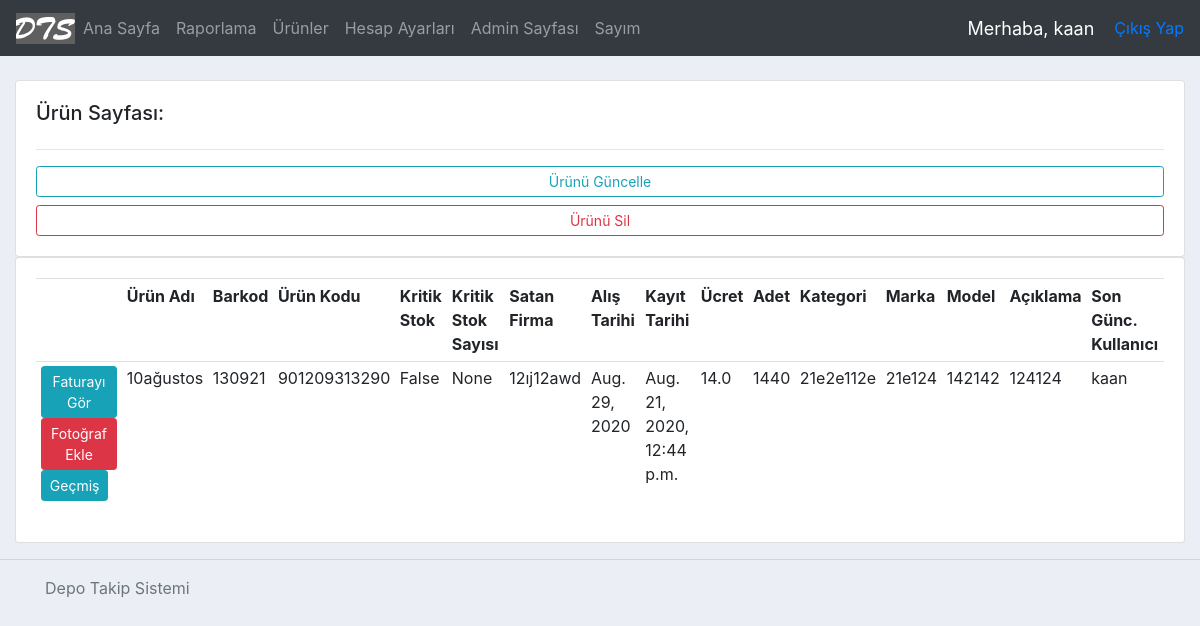
/productPage/59/ (signed in), run on the app's committed database.
### accounts/models.py (models this page shows, shortened)
class Product(models.Model):
    name = models.CharField(max_length=200)
    barcode = models.CharField(max_length=48)
    code = models.CharField(max_length=255)
    criticalStock = models.BooleanField(default=False) #kritik stok
    criticalStockAmt = models.IntegerField(null=True, blank=True)
    photo = models.ImageField(blank=True, null=True)
    vendor = models.CharField(max_length=200) #alınan firma
    dateBought = models.DateField(null=True) #satın alınan tarih
    regDate = models.DateTimeField( auto_now_add=True, null=True ) #ürünün kayıt edildiği tarih
    price = models.FloatField() #ürünün fiyatı
    amount = models.IntegerField() #ürünün adeti
    category = models.CharField(max_length=200) #ürünün kategorisi
    brand = models.CharField(max_length = 200) #ürünün markası
    model = models.CharField(max_length = 200, blank=True, null=True)
    description = models.CharField(max_length = 400, blank=True, null=True) #açıklama
    editor = models.CharField(max_length = 200) #ürünü kaydeden/silen kullanıcı
    invoice = models.OneToOneField('Invoice', on_delete=models.CASCADE, related_name="fatura", null=True, blank=True )
    history = HistoricalRecords(
        history_change_reason_field=models.TextField(null=True, max_length=255)
    )
    lastStocktakeTime = models.DateTimeField(blank=True, null=True) #son sayım yapılan tarih

### accounts/views.py (the view)
# urls.py: path('productPage/<str:pk>/', views.productPage, name='productPage'),
@login_required(login_url='login')
def productPage(request, pk):
    product = Product.objects.get(id=pk)
    context = {'product': product}
    return render( request, 'accounts/productPage.html', context )

### accounts/templates/accounts/productPage.html (shortened to what this page needs)
{%  extends 'accounts/main.html' %}
{% block content %}
<br>
<div class="row">
	<div class="col-md">
		<div class="card card-body">
			<h5>Ürün Sayfası:</h5>
			<hr>
			<a class="btn btn-outline-info  btn-sm btn-block" href="{% url 'updateProduct' product.id %}">Ürünü Güncelle</a>
			<a class="btn btn-outline-danger  btn-sm btn-block" href="{% url 'deleteProduct' product.id %}">Ürünü Sil</a>
		</div>
	</div>
</div>
<div class="row">
	<div class="col-md">
		<div class="card card-body">
			<table class="table table-sm">
				<tr>
                    <th></th>
                    <th>Ürün Adı</th>
                    <th>Barkod</th>
                    <th>Ürün Kodu</th>
                    <th>Kritik Stok</th>
                    <th>Kritik Stok Sayısı</th>
                    <th>Satan Firma</th>
                    <th>Alış Tarihi</th>
                    <th>Kayıt Tarihi</th>
                    <th>Ücret</th>
                    <th>Adet</th>
                    <th>Kategori</th>
                    <th>Marka</th>
                    <th>Model</th>
                    <th>Açıklama</th>
                    <th>Son Günc. Kullanıcı</th>
				</tr>
				<tr>
                    <div class="col-sm-2 buttons-alignment">
                        <td>
                            {% if product.invoice is not Null %}
                                <a class="btn btn-sm btn-info" href="{% url 'invoice-path' product.invoice.id %}">Faturayı Gör</a>
                            {% else %}
                                <a class="btn btn-sm btn-danger" href="{% url 'addInvoice' product.id %}">Fatura Ekle</a>
                            {% endif %}
                            {% if product.photo %}
                               <a class="btn btn-sm btn-info" href="{{ product.photo.url }}">Fotoğrafı Gör</a>
                            {% else %}
                               <a class="btn btn-sm btn-danger" href="{% url 'updateProduct' product.id %}">Fotoğraf Ekle</a>
                            {% endif %}
                            <a class="btn btn-sm btn-info" href="{% url 'history-path' product.id %}">Geçmiş</a>
                        </td>
                    </div>
					<td>{{ product.name}}</td>
					<td>{{ product.barcode }}</td>
					<td>{{ product.code }}</td>
					<td>{{ product.criticalStock }}</td>
					<td>{{ product.criticalStockAmt }}</td>
                    <td>{{ product.vendor }}</td>
                    <td>{{ product.dateBought }}</td>
                    <td>{{ product.regDate }}</td>
                    <td>{{ product.price }}</td>
                    <td>{{ product.amount }}</td>
                    <td>{{ product.category }}</td>
                    <td>{{ product.brand }}</td>
                    <td>{{ product.model }}</td>
                    <td>{{ product.description }}</td>
                    <td>{{ product.editor }}</td>
			</table>
		</div>
	</div>
</div>
{% endblock %}

### accounts/templates/accounts/navbar.html (shortened to what this page needs)
{% load static %}
<nav class="navbar navbar-expand-lg navbar-dark bg-dark">
    <a href="/">
        <img class="logo" src="{% static 'images/dts.png' %}">
    </a>
    <div class="collapse navbar-collapse" id="navbarNav">
        <ul class="navbar-nav">
          <li class="nav-item ">
              <a class="nav-link" href="{% url 'home' %}">Ana Sayfa</a>
          </li>
          <li class="nav-item ">
              <a class="nav-link" href="/reportPage">Raporlama</a>
          </li>
          <li class="nav-item ">
              <a class="nav-link" href="/products">Ürünler</a>
          </li>
          {% if request.user.is_staff %}
          <li class="nav-item">
              <a class="nav-link" href="{% url 'account' %}">Hesap Ayarları</a>
          </li>
          {% endif %}
          <li class="nav-item">
              <a class="nav-link" href="/admin">Admin Sayfası</a>
          </li>
          <li class="nav-item">
              <a class="nav-link" href="/stocktakePage">Sayım</a>
          </li>
        </ul>
    </div>
    <span class="hello-msg">Merhaba, {{request.user}}</span>
    <span><a href="{% url 'logout' %}">Çıkış Yap</a></span>
</nav>

### static/css/main.css (style rules this page uses)
body { background-color: #ebeff5; }

### accounts/templates/accounts/navbar.html (style rules this page uses)
.hello-msg { font-size: 18px; color: #fff; margin-right: 20px; }

### data on the page
Product: name "10ağustos", barcode "130921", code "901209313290", criticalStock "False", criticalStockAmt "None", vendor "12ıj12awd", dateBought "Aug. 29, 2020", regDate "Aug. 21, 2020, 12:44 p.m.", price "14.0", amount "1440", category "21e2e112e", brand "21e124", model "142142", description "124124", editor "kaan"

### other printed values
{{ request.user }} "kaan"
